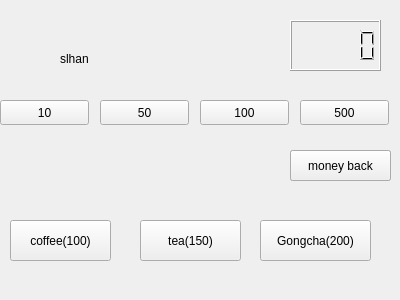
<?xml version="1.0" encoding="UTF-8"?>
<ui version="4.0">
 <class>Widget</class>
 <widget class="QWidget" name="Widget">
  <property name="geometry">
   <rect>
    <x>0</x>
    <y>0</y>
    <width>400</width>
    <height>300</height>
   </rect>
  </property>
  <property name="windowTitle">
   <string>Widget</string>
  </property>
  <widget class="QLabel" name="label">
   <property name="geometry">
    <rect>
     <x>60</x>
     <y>50</y>
     <width>67</width>
     <height>17</height>
    </rect>
   </property>
   <property name="text">
    <string>slhan</string>
   </property>
  </widget>
  <widget class="QPushButton" name="pbcoffee">
   <property name="geometry">
    <rect>
     <x>10</x>
     <y>220</y>
     <width>101</width>
     <height>41</height>
    </rect>
   </property>
   <property name="text">
    <string>coffee(100)</string>
   </property>
  </widget>
  <widget class="QPushButton" name="pbtea">
   <property name="geometry">
    <rect>
     <x>140</x>
     <y>220</y>
     <width>101</width>
     <height>41</height>
    </rect>
   </property>
   <property name="text">
    <string>tea(150)</string>
   </property>
  </widget>
  <widget class="QPushButton" name="pbgongcha">
   <property name="geometry">
    <rect>
     <x>260</x>
     <y>220</y>
     <width>111</width>
     <height>41</height>
    </rect>
   </property>
   <property name="text">
    <string>Gongcha(200)</string>
   </property>
  </widget>
  <widget class="QLCDNumber" name="lcdNumber">
   <property name="geometry">
    <rect>
     <x>290</x>
     <y>20</y>
     <width>91</width>
     <height>51</height>
    </rect>
   </property>
  </widget>
  <widget class="QPushButton" name="pb10">
   <property name="geometry">
    <rect>
     <x>0</x>
     <y>100</y>
     <width>89</width>
     <height>25</height>
    </rect>
   </property>
   <property name="text">
    <string>10</string>
   </property>
  </widget>
  <widget class="QPushButton" name="pb50">
   <property name="geometry">
    <rect>
     <x>100</x>
     <y>100</y>
     <width>89</width>
     <height>25</height>
    </rect>
   </property>
   <property name="text">
    <string>50</string>
   </property>
  </widget>
  <widget class="QPushButton" name="pb100">
   <property name="geometry">
    <rect>
     <x>200</x>
     <y>100</y>
     <width>89</width>
     <height>25</height>
    </rect>
   </property>
   <property name="text">
    <string>100</string>
   </property>
  </widget>
  <widget class="QPushButton" name="pb500">
   <property name="geometry">
    <rect>
     <x>300</x>
     <y>100</y>
     <width>89</width>
     <height>25</height>
    </rect>
   </property>
   <property name="text">
    <string>500</string>
   </property>
  </widget>
  <widget class="QPushButton" name="pbmoneyback">
   <property name="geometry">
    <rect>
     <x>290</x>
     <y>150</y>
     <width>101</width>
     <height>31</height>
    </rect>
   </property>
   <property name="text">
    <string>money back</string>
   </property>
  </widget>
  <widget class="QPushButton" name="pbmnbk">
   <property name="geometry">
    <rect>
     <x>290</x>
     <y>150</y>
     <width>101</width>
     <height>31</height>
    </rect>
   </property>
   <property name="text">
    <string>money back</string>
   </property>
  </widget>
 </widget>
 <layoutdefault spacing="6" margin="11"/>
 <resources/>
 <connections/>
</ui>
